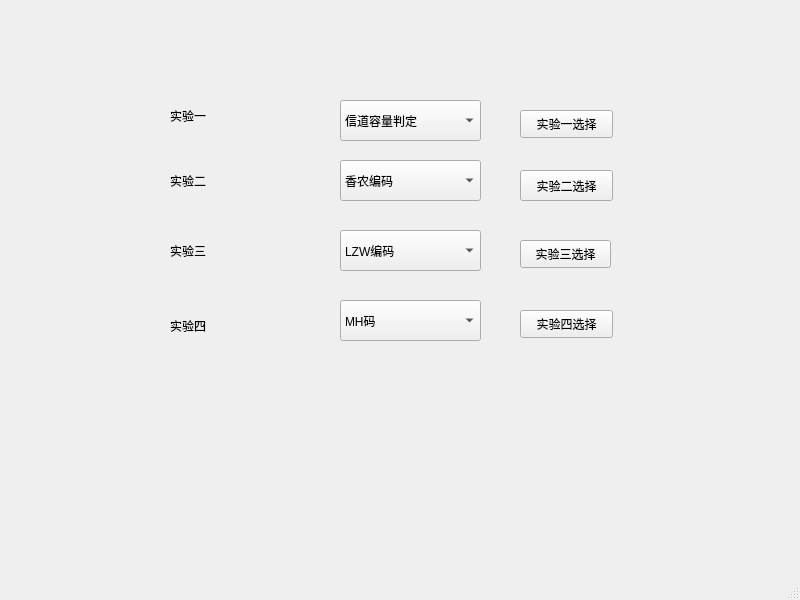
<?xml version="1.0" encoding="UTF-8"?>
<ui version="4.0">
 <class>MainWindow</class>
 <widget class="QMainWindow" name="MainWindow">
  <property name="geometry">
   <rect>
    <x>0</x>
    <y>0</y>
    <width>800</width>
    <height>600</height>
   </rect>
  </property>
  <property name="windowTitle">
   <string>MainWindow</string>
  </property>
  <widget class="QWidget" name="centralwidget">
   <widget class="QPushButton" name="Button1">
    <property name="geometry">
     <rect>
      <x>520</x>
      <y>110</y>
      <width>93</width>
      <height>28</height>
     </rect>
    </property>
    <property name="text">
     <string>实验一选择</string>
    </property>
   </widget>
   <widget class="QComboBox" name="comboBox1">
    <property name="geometry">
     <rect>
      <x>340</x>
      <y>100</y>
      <width>141</width>
      <height>41</height>
     </rect>
    </property>
    <item>
     <property name="text">
      <string>信道容量判定</string>
     </property>
    </item>
    <item>
     <property name="text">
      <string>唯一可译码判定</string>
     </property>
    </item>
   </widget>
   <widget class="QLabel" name="label1">
    <property name="geometry">
     <rect>
      <x>170</x>
      <y>100</y>
      <width>111</width>
      <height>31</height>
     </rect>
    </property>
    <property name="text">
     <string>实验一</string>
    </property>
   </widget>
   <widget class="QLabel" name="label2">
    <property name="geometry">
     <rect>
      <x>170</x>
      <y>160</y>
      <width>91</width>
      <height>41</height>
     </rect>
    </property>
    <property name="text">
     <string>实验二</string>
    </property>
   </widget>
   <widget class="QComboBox" name="comboBox2">
    <property name="geometry">
     <rect>
      <x>340</x>
      <y>160</y>
      <width>141</width>
      <height>41</height>
     </rect>
    </property>
    <item>
     <property name="text">
      <string>香农编码</string>
     </property>
    </item>
    <item>
     <property name="text">
      <string>霍夫曼编码</string>
     </property>
    </item>
    <item>
     <property name="text">
      <string>费诺编码</string>
     </property>
    </item>
   </widget>
   <widget class="QPushButton" name="Button2">
    <property name="geometry">
     <rect>
      <x>520</x>
      <y>170</y>
      <width>93</width>
      <height>31</height>
     </rect>
    </property>
    <property name="text">
     <string>实验二选择</string>
    </property>
   </widget>
   <widget class="QLabel" name="label3">
    <property name="geometry">
     <rect>
      <x>170</x>
      <y>230</y>
      <width>91</width>
      <height>41</height>
     </rect>
    </property>
    <property name="text">
     <string>实验三</string>
    </property>
   </widget>
   <widget class="QLabel" name="label4">
    <property name="geometry">
     <rect>
      <x>170</x>
      <y>310</y>
      <width>72</width>
      <height>31</height>
     </rect>
    </property>
    <property name="text">
     <string>实验四</string>
    </property>
   </widget>
   <widget class="QComboBox" name="comboBox3">
    <property name="geometry">
     <rect>
      <x>340</x>
      <y>230</y>
      <width>141</width>
      <height>41</height>
     </rect>
    </property>
    <item>
     <property name="text">
      <string>LZW编码</string>
     </property>
    </item>
    <item>
     <property name="text">
      <string>Hamming</string>
     </property>
    </item>
   </widget>
   <widget class="QComboBox" name="comboBox4">
    <property name="geometry">
     <rect>
      <x>340</x>
      <y>300</y>
      <width>141</width>
      <height>41</height>
     </rect>
    </property>
    <item>
     <property name="text">
      <string>MH码</string>
     </property>
    </item>
    <item>
     <property name="text">
      <string>LZ编码</string>
     </property>
    </item>
   </widget>
   <widget class="QPushButton" name="Button3">
    <property name="geometry">
     <rect>
      <x>520</x>
      <y>240</y>
      <width>91</width>
      <height>28</height>
     </rect>
    </property>
    <property name="text">
     <string>实验三选择</string>
    </property>
   </widget>
   <widget class="QPushButton" name="Button4">
    <property name="geometry">
     <rect>
      <x>520</x>
      <y>310</y>
      <width>93</width>
      <height>28</height>
     </rect>
    </property>
    <property name="text">
     <string>实验四选择</string>
    </property>
   </widget>
  </widget>
  <widget class="QMenuBar" name="menubar">
   <property name="geometry">
    <rect>
     <x>0</x>
     <y>0</y>
     <width>800</width>
     <height>26</height>
    </rect>
   </property>
  </widget>
  <widget class="QStatusBar" name="statusbar"/>
 </widget>
 <resources/>
 <connections/>
</ui>
